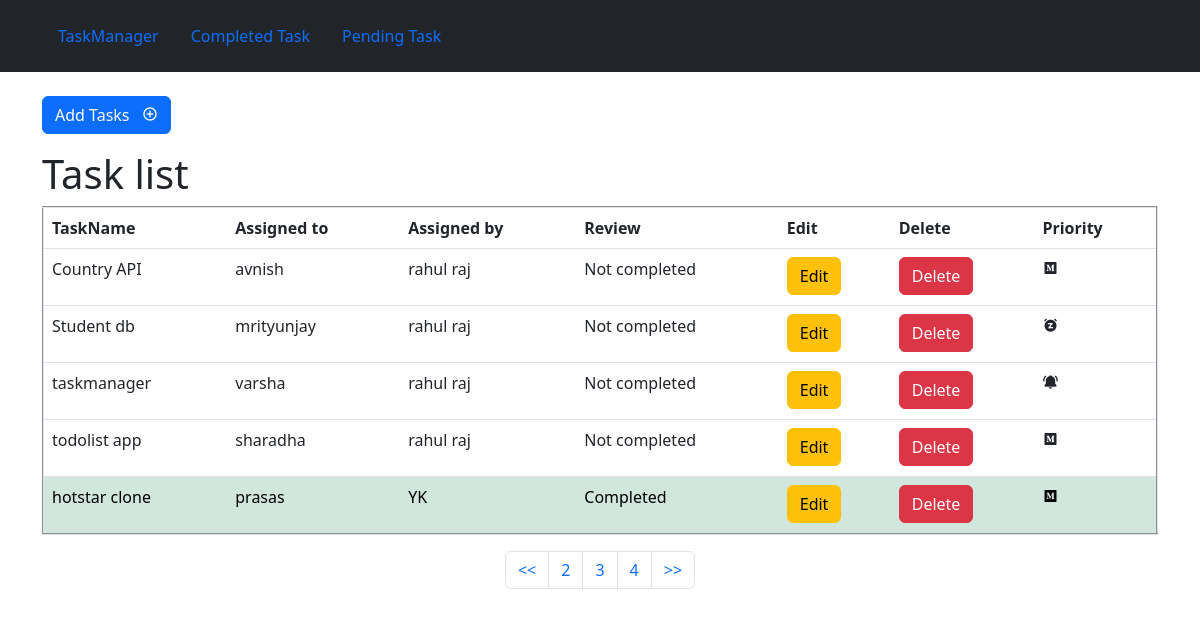
Page /?pg=3 on the committed database.
### taskapp/models.py (models this page shows, shortened)
class tasklist(models.Model):
    task_name = models.CharField(max_length=200)
    assingned_to = models.CharField(max_length=200)
    assigned_by = models.CharField(max_length=200)
    review = models.BooleanField(default=False)
    priority = models.CharField(max_length=200)

### taskapp/views.py (the view)
# urls.py: path('',views.index,name="index"),
def index(request):
    if request.method == 'POST':
        form = taskListForm(request.POST)
        if form.is_valid():
            form.save()
            print("new task added")
    form = taskListForm()
    tasks = tasklist.objects.all()
    paginator = Paginator(tasks,5)
    page = request.GET.get('pg')
    tasks = paginator.get_page(page)
    return render(request,"index.html",{'tasks':tasks,'form':form})

### templates/index.html (shortened to what this page needs)
{% extends 'base.html' %}
{% block content %}
    <div class="container">
        <div class="jumbotron">
            <br>
            <p>
                <a class="btn btn-primary" data-bs-toggle="collapse" href="#collapseExample" role="button" aria-expanded="false" aria-controls="collapseExample">
                  Add Tasks &nbsp;&nbsp;<i class='bx bx-plus-circle'></i>
                </a>
              </p>
        <h1>Task list</h1>
        <table class="table" border="2px" cellpadding="5px">
          <tr>
            <th>TaskName</th>
            <th>Assigned to</th>
            <th>Assigned by</th>
            <th>Review</th>
            <th>Edit</th>
            <th>Delete</th>
            <th>Priority</th>
          </tr>
            {% for task in tasks %}
                {% if task.review %}
                    <tr class="table-success">
                        <td>{{ task.task_name }}</td>
                        <td>{{ task.assingned_to }}</td>
                        <td>{{ task.assigned_by }}</td>
                        <td>Completed</td>
                        <td><a href="{% url 'edit' pk=task.id %}" class="btn btn-warning">Edit</a></td>
                        <td><a href="{% url 'delete' pk=task.id %}" class="btn btn-danger">Delete</a></td>
                        <td>
                            {% if task.priority == 'high' or task.priority == 'High' %}
                                <p><i class='bx bxs-bell-ring'></i></p>
                            {% elif task.priority == 'medium' or task.priority == 'Medium' %}
                                <p><i class='bx bxl-medium-square'></i></p>
                            {% elif task.priority == 'low' or task.priority == 'Low' %}
                                <p><i class='bx bxs-alarm-snooze' ></i></p>
                            {% endif %}
                        </td>
                    </tr>
                {% else %}
                    <tr>
                        <td>{{ task.task_name }}</td>
                        <td>{{ task.assingned_to }}</td>
                        <td>{{ task.assigned_by }}</td>
                        <td>Not completed</td>
                        <td><a href="{% url 'edit' pk=task.id %}" class="btn btn-warning">Edit</a></td>
                        <td><a href="{% url 'delete' pk=task.id %}" class="btn btn-danger">Delete</a></td>
                        <td>
                            {% if task.priority == 'high' or task.priority == 'High' %}
                                <p><i class='bx bxs-bell-ring'></i></p>
                            {% elif task.priority == 'medium' or task.priority == 'Medium' %}
                                <p><i class='bx bxl-medium-square'></i></p>
                            {% elif task.priority == 'low' or task.priority == 'Low' %}
                                <p><i class='bx bxs-alarm-snooze' ></i></p>
                            {% endif %}
                        </td>
                    </tr>
                {% endif %}
            {% endfor %}
        </table>
        <nav aria-label="Page navigation example">
            <ul class="pagination justify-content-center">
              <li class="page-item"><a class="page-link" href="?pg=1"><<</a></li>
                {% if tasks.has_previous %}
                    <li class="page-item">
                        <a class="page-link" href="?pg={{ tasks.previous_page_number }}">{{ tasks.previous_page_number }}</a>
                    </li>
                {% endif %}
                <li class="page-item">
                    <a class="page-link" href="?pg={{ tasks.number }}">{{ tasks.number }}</a>
                </li>
                {% if tasks.has_next %}
                    <li class="page-item">
                        <a class="page-link" href="?pg={{ tasks.next_page_number }}">{{ tasks.next_page_number }}</a>
                    </li>
                {% endif %}
                <li class="page-item">
                    <a class="page-link" href="?pg={{ tasks.paginator.num_pages }}">>></a>
                </li>
            </ul>
        </nav>
        </div>
    </div>
{% endblock %}

### rows in the picture
tasklist: task_name "Country API", assingned_to "avnish", assigned_by "rahul raj", priority "medium" (drawn)
tasklist: task_name "Student db", assingned_to "mrityunjay", assigned_by "rahul raj", priority "low" (drawn)
tasklist: task_name "taskmanager", assingned_to "varsha", assigned_by "rahul raj", priority "high" (drawn)
tasklist: task_name "todolist app", assingned_to "sharadha", assigned_by "rahul raj", priority "medium" (drawn)
tasklist: task_name "hotstar clone", assingned_to "prasas", assigned_by "YK", priority "medium" (drawn)

### other values in the picture
{{ tasks.previous_page_number }} "2"
{{ tasks.number }} "3"
{{ tasks.next_page_number }} "4"
